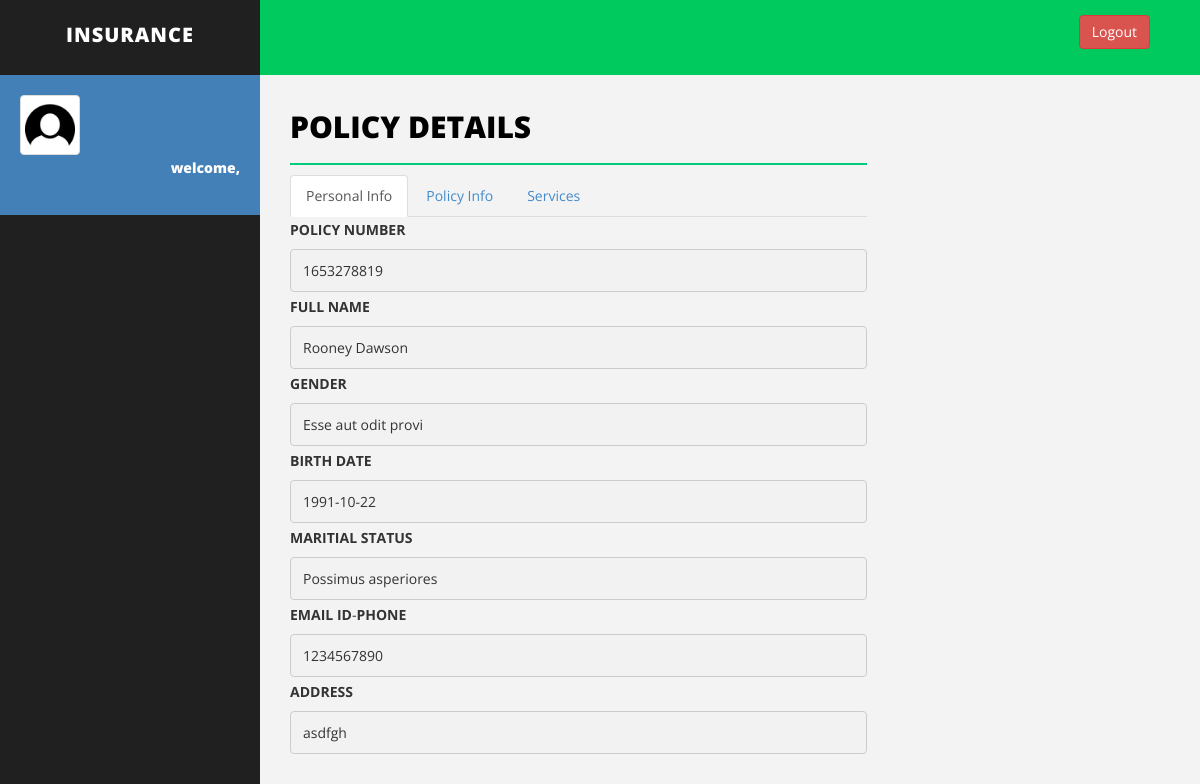
The page /claimDetails.php?client_id=1653278819 on the database its author committed.
### tables this page shows
CREATE TABLE `client` (
  `client_id` varchar(200) NOT NULL,
  `client_password` varchar(30) NOT NULL,
  `name` varchar(50) NOT NULL,
  `sex` varchar(20) NOT NULL,
  `birth_date` varchar(20) NOT NULL,
  `marital_status` varchar(20) NOT NULL,
  `nid` varchar(50) NOT NULL,
  `phone` varchar(20) NOT NULL,
  `address` varchar(50) NOT NULL,
  `agent_id` varchar(20) NOT NULL,
  `image` varchar(200) NOT NULL,
  `child1_name` text NOT NULL,
  `child1_gender` text NOT NULL,
  `child1_birth_date` text NOT NULL,
  `child1_national_id` text NOT NULL,
  `child1_relationship` text NOT NULL,
  `child1_priority` text NOT NULL,
  `child1_phone` int(255) NOT NULL,
  `child2_name` text NOT NULL,
  `child2_gender` text NOT NULL,
  `child2_birth_date` text NOT NULL,
  `child2_national_id` text NOT NULL,
  `child2_relationship` text NOT NULL,
  `child2_priority` text NOT NULL,
  `child2_phone` int(255) NOT NULL,
  `father_name` text NOT NULL,
  `father_gender` text NOT NULL,
  `father_birth_date` text NOT NULL,
  `father_national_id` text NOT NULL,
  `father_relationship` text NOT NULL,
  `father_priority` text NOT NULL,
  `father_phone` int(255) NOT NULL,
  `mother_name` text NOT NULL,
  `mother_gender` text NOT NULL,
  `mother_birth_date` text NOT NULL,
  `mother_national_id` text NOT NULL,
  `mother_relationship` text NOT NULL,
  `mother_priority` text NOT NULL,
  `mother_phone` int(255) NOT NULL,
  `start_date` varchar(255) NOT NULL,
  `end_date` varchar(255) NOT NULL,
  `due_date` varchar(255) NOT NULL,
  `policy_id` varchar(255) NOT NULL,
  `due_amount` varchar(255) NOT NULL,
  `shared_location` varchar(255) NOT NULL,
  `adhar_number` varchar(255) NOT NULL
);

### claimDetails.php (the view, shortened to what this page needs)
<!DOCTYPE html>
<html>
<head>
<?php
	include'connection.php';
?>
    <link href="assets/css/bootstrap.css" rel="stylesheet" />
    <link href="assets/css/font-awesome.css" rel="stylesheet" />
    <link href="assets/css/basic.css" rel="stylesheet" />
    <link href="assets/css/custom.css" rel="stylesheet" />
</head>
<body>
    <div id="wrapper">
        <nav class="navbar navbar-default navbar-cls-top " role="navigation" style="margin-bottom: 0">
            <div class="navbar-header">
                <a class="navbar-brand" href="claimsHome.php">Insurance</a>
            </div>
            <div class="header-right">
                 <a href="<?php echo "logout.php" ?>" class="btn btn-danger" title="Logout">Logout</a>
            </div>
        </nav>
        <nav class="navbar-default navbar-side" role="navigation">
            <div class="sidebar-collapse">
                <ul class="nav" id="main-menu">
                    <li>
                        <div class="user-img-div">
                            <img src="assets/img/user.png" class="img-thumbnail" />
                            <div class="inner-text">
								  <?php
										echo "welcome, ".$_SESSION["username"];
								?>
                            <br />
                            </div>
                        </div>
                    </li>
                </ul>
</div>
        </nav>
        <div id="page-wrapper">
		    <div class="row">
        <div class="col-md-8">
        <h1 class="page-head-line">Policy Details</h1>
<ul class="nav nav-tabs" role="tablist">
  <li role="presentation" class="active"><a href="#home" aria-controls="home" role="tab" data-toggle="tab">Personal Info</a></li>
  <li role="presentation"><a href="#profile" aria-controls="profile" role="tab" data-toggle="tab">Policy Info</a></li>
  <li role="presentation"><a href="#tab3" aria-controls="tab3" role="tab" data-toggle="tab">Services</a></li>
</ul>
<div class="tab-content">
  <div role="tabpanel" class="tab-pane active" id="home">
  <?php
		if($_SERVER["REQUEST_METHOD"] == "GET"){
    	$client_id = $_GET["client_id"];
		}
		$sql = "SELECT * from client where client_id='$client_id'";
		$result = $conn->query($sql);
		while($row = $result->fetch_assoc()) {
			echo "<label for=\"fname\">POLICY NUMBER</label>";
			echo "<input disabled type=\"text\" client_id=\"fname\" name=\"client_id\" placeholder=\"Your id..\" value=\"$row[client_id]\">";
			echo "<label for=\"fname\">FULL NAME</label>";
			echo "<input disabled type=\"text\" client_id=\"fname\" name=\"name\" placeholder=\"Your Name..\" value=\"$row[name]\">";
			echo "<label for=\"fname\">GENDER</label>";
			echo "<input disabled type=\"text\" client_id=\"fname\" name=\"sex\" placeholder=\"Your Gender..\" value=\"$row[sex]\">";
			echo "<label for=\"fname\">BIRTH DATE</label>";
			echo "<input disabled type=\"text\" client_id=\"fname\" name=\"birth_date\" placeholder=\"Your Birth Date..\" value=\"$row[birth_date]\">";
			echo "<label for=\"fname\">MARITIAL STATUS</label>";
			echo "<input disabled type=\"text\" client_id=\"fname\" name=\"marital_status\" placeholder=\"Your Maritial Status..\" value=\"$row[marital_status]\">";
			echo "<label for=\"fname\">EMAIL ID</label>";
            echo "-";
			echo "<label for=\"fname\">PHONE</label>";
			echo "<input disabled type=\"text\" client_id=\"fname\" name=\"phone\" placeholder=\"Your Phone..\" value=\"$row[phone]\">";
			echo "<label for=\"fname\">ADDRESS</label>";
			echo "<input disabled type=\"text\" client_id=\"fname\" name=\"address\" placeholder=\"Your Address..\" value=\"$row[address]\">";
		}
	?>
  </div>
</div>
        </div>
</div>
</div>
    </div>
</body>
</html>

### assets/css/basic.css (style rules this page uses)
body { font-family: 'Open Sans', sans-serif; line-height:25px; }
#wrapper { width: 100%; background: #202020; }
#page-wrapper { padding: 15px 15px; min-height: 600px; background: #F3F3F3; }
.page-head-line { font-size: 30px; text-transform: uppercase; color: #000; font-weight: 800; padding-bottom: 20px; border-bottom: 2px solid #00CA79; margin-bottom: 10px; }
.navbar-cls-top .navbar-brand { color: #fff; background: #202020; width: 260px; text-align: center; height: 75px; font-size: 20px; letter-spacing: 1px; font-weight: 900; padding-top: 25px; text-transform:uppercase; }
.header-right { color: #fff; padding: 15px 50px 5px 50px; float: right; font-size: 16px; }
.user-img-div { min-height: 140px; padding: 20px; background-color: #4380B8; }
.user-img-div img { max-height: 60px; }
.user-img-div .inner-text { text-align: right; position: relative; color: #fff; font-weight: 800; line-height: 25px; }
.sidebar-collapse, .sidebar-collapse .nav { background: none; }
.sidebar-collapse .nav { padding: 0; }
.navbar-side { border: none; background-color: #202020; }
.navbar-cls-top { background: #00ca5d; border-bottom: none; }
.navbar-default { border: 0px solid black; }
.navbar-header { background: #000000; }
@media (min-width:768px) { #page-wrapper { margin: 0 0 0 260px; padding: 15px 30px; min-height: 1200px; } }
@media (min-width:768px) { .navbar-side { z-index: 1; position: absolute; width: 260px; } }
@media (min-width:768px) { .navbar { border-radius: 0px; } }

### claimDetails.php (style rules this page uses)
input[type=text], select { width: 100%; padding: 8px 12px; margin: 2px 0; display: inline-block; border: 1px solid #ccc; border-radius: 4px; box-sizing: border-box; }

### rows shown on the page
client: client_id "1653278819", name "Rooney Dawson", sex "Esse aut odit provi", birth_date "1991-10-22", marital_status "Possimus asperiores", phone "1234567890", address "asdfgh"
